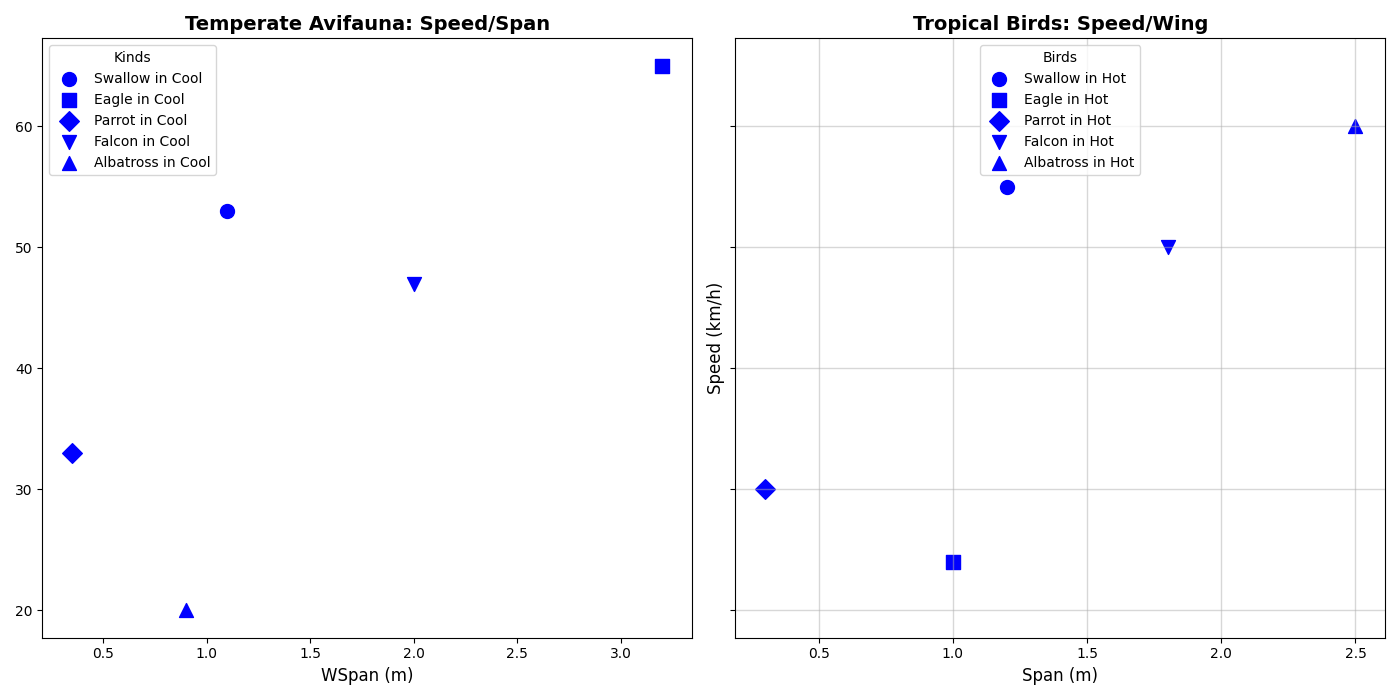

Source code (Python):
import matplotlib.pyplot as plt
import numpy as np

species = ['Swallow', 'Eagle', 'Parrot', 'Falcon', 'Albatross']

wing_spans_tropical = [1.2, 1.0, 0.3, 1.8, 2.5]
wing_spans_temperate = [1.1, 3.2, 0.35, 2.0, 0.9]
flying_speeds_tropical = [55, 24, 30, 50, 60]
flying_speeds_temperate = [53, 65, 33, 47, 20]

# Define a single color for all data groups
single_color = 'blue'
markers = ['o', 's', 'D', 'v', '^']

fig, axs = plt.subplots(1, 2, figsize=(14, 7), sharey=True)

axj = axs[0]
for i, sp in enumerate(species):
    axj.scatter(wing_spans_temperate[i], flying_speeds_temperate[i], 
                color=single_color, label=f'{sp} in Cool', s=100, marker=markers[i])

axj.set_title('Temperate Avifauna: Speed/Span', fontsize=14, fontweight='bold')
axj.set_xlabel('WSpan (m)', fontsize=12)
axj.legend(title='Kinds', loc='upper left', fontsize=10, frameon=True)
axj.grid(False)

axi = axs[1]
for i, sp in enumerate(species):
    axi.scatter(wing_spans_tropical[i], flying_speeds_tropical[i], 
                color=single_color, label=f'{sp} in Hot', s=100, marker=markers[i])

axi.set_title('Tropical Birds: Speed/Wing', fontsize=14, fontweight='bold')
axi.set_xlabel('Span (m)', fontsize=12)
axi.set_ylabel('Speed (km/h)', fontsize=12)
axi.legend(title='Birds', loc='upper center', fontsize=10, frameon=True)
axi.grid(True, linestyle='-', linewidth=1, alpha=0.5)

plt.tight_layout()
plt.show()
